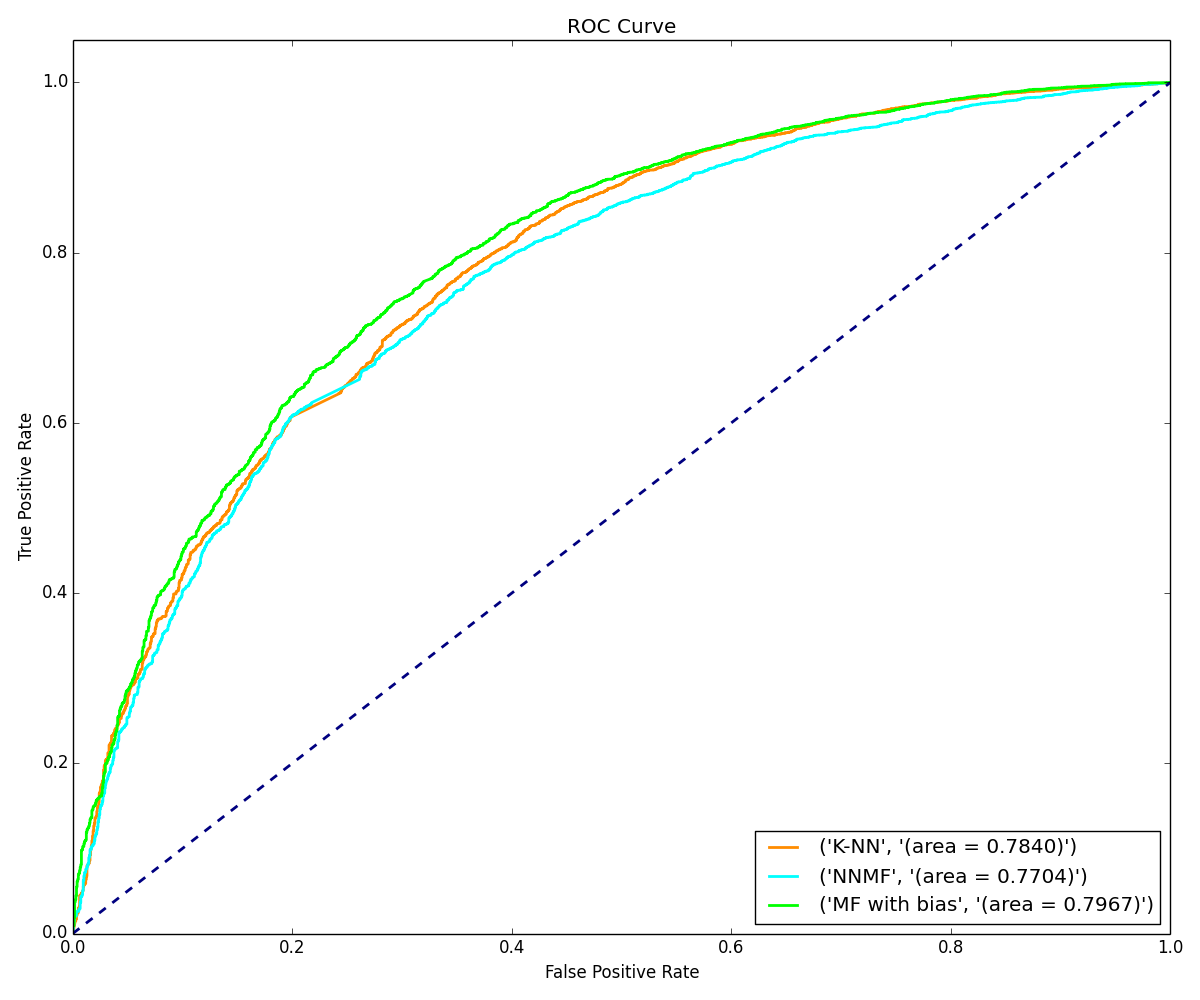

Recreate this plot in Python.
import os
import numpy as np
import matplotlib.pyplot as plt
from surprise import Dataset,Reader,accuracy,KNNWithMeans,NMF,SVD
from surprise.model_selection import train_test_split
from sklearn.metrics import roc_curve, auc

# Load the dataset. The path needs to be set to where ml-latest-small is downloaded
file_path = os.path.expanduser('/Volumes/DATA/Downloads/ml-latest-small/ratings.csv')
data = Dataset.load_from_file(file_path, reader=Reader(line_format='user item rating timestamp', sep=',', skip_lines=1))

def plot_ROC_of_algo(algo, curvelabel, color, trainset, testset):
    predictions = algo.fit(trainset).test(testset)
    predicted_ratings = [t[3] for t in predictions]
    ground_truth_ratings = [t[2] for t in testset]
    ground_truth_labels = [1 if t >= 3 else 0 for t in ground_truth_ratings]
    fpr, tpr, _ = roc_curve(ground_truth_labels, predicted_ratings)
    roc_auc = auc(fpr, tpr)
    plt.plot(fpr, tpr, color=color,
             lw=2, label=(curvelabel,'(area = %0.4f)' % roc_auc))


plt.figure(figsize=[12, 10]).set_tight_layout(True)
trainset, testset = train_test_split(data, test_size=0.1)
algo = KNNWithMeans(k=30,sim_options={'name': 'pearson'})  # find in Q11
plot_ROC_of_algo(algo=algo, curvelabel='K-NN', color='darkorange', trainset=trainset, testset=testset)
algo = NMF(n_factors=20)
plot_ROC_of_algo(algo=algo, curvelabel='NNMF', color='cyan', trainset=trainset, testset=testset)
algo = SVD(n_factors=8, biased=True)
plot_ROC_of_algo(algo=algo, curvelabel='MF with bias', color='lime', trainset=trainset, testset=testset)


plt.plot([0, 1], [0, 1], color='navy', lw=2, linestyle='--')
plt.xlim([0.0, 1.0])
plt.ylim([0.0, 1.05])
plt.xlabel('False Positive Rate')
plt.ylabel('True Positive Rate')
plt.title('ROC Curve')
plt.legend(loc="lower right")
